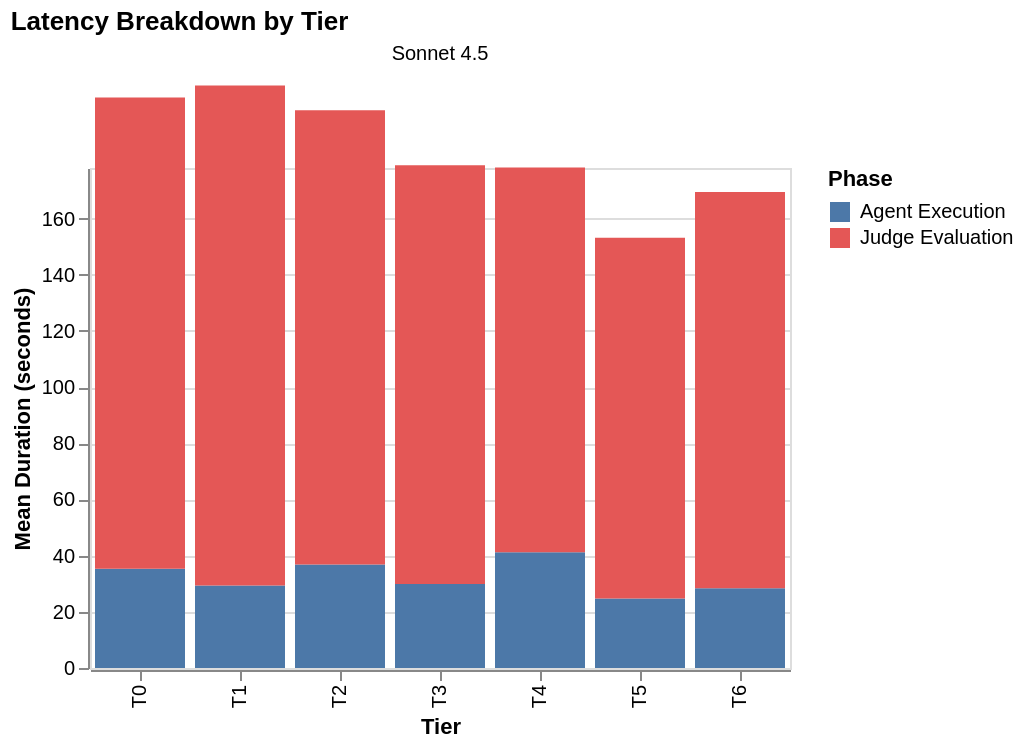

Specify this chart in Vega-Lite:
### Vega-Lite specification from a JSON file in a GitHub repository (floating-point values rounded to 4 significant figures)
{"config": {"view": {"continuousWidth": 300, "continuousHeight": 300}}, "data": {"name": "data-1f846ac9acdcc5c3d51811c7097f5f7c"}, "facet": {"column": {"field": "agent_model", "title": null, "type": "nominal"}}, "spec": {"mark": {"type": "bar"}, "encoding": {"color": {"field": "phase_label", "scale": {"domain": ["Agent Execution", "Judge Evaluation"], "range": ["#4C78A8", "#E45756"]}, "title": "Phase", "type": "nominal"}, "order": {"field": "phase", "sort": "ascending", "type": "nominal"}, "tooltip": [{"field": "tier", "title": "Tier", "type": "ordinal"}, {"field": "phase_label", "title": "Phase", "type": "nominal"}, {"field": "duration", "format": ".2f", "title": "Duration (s)", "type": "quantitative"}], "x": {"field": "tier", "sort": ["T0", "T1", "T2", "T3", "T4", "T5", "T6"], "title": "Tier", "type": "ordinal"}, "y": {"field": "duration", "scale": {"domain": [0, 178.0]}, "title": "Mean Duration (seconds)", "type": "quantitative"}}, "height": 250, "width": 350}, "title": "Latency Breakdown by Tier", "$schema": "https://vega.github.io/schema/vega-lite/v6.1.0.json", "datasets": {"data-1f846ac9acdcc5c3d51811c7097f5f7c": [{"agent_model": "Sonnet 4.5", "tier": "T0", "phase": "agent_duration_seconds", "duration": 35.34, "phase_label": "Agent Execution"}, {"agent_model": "Sonnet 4.5", "tier": "T1", "phase": "agent_duration_seconds", "duration": 29.34, "phase_label": "Agent Execution"}, {"agent_model": "Sonnet 4.5", "tier": "T2", "phase": "agent_duration_seconds", "duration": 36.84, "phase_label": "Agent Execution"}, {"agent_model": "Sonnet 4.5", "tier": "T3", "phase": "agent_duration_seconds", "duration": 29.9, "phase_label": "Agent Execution"}, {"agent_model": "Sonnet 4.5", "tier": "T4", "phase": "agent_duration_seconds", "duration": 41.17, "phase_label": "Agent Execution"}, {"agent_model": "Sonnet 4.5", "tier": "T5", "phase": "agent_duration_seconds", "duration": 24.76, "phase_label": "Agent Execution"}, {"agent_model": "Sonnet 4.5", "tier": "T6", "phase": "agent_duration_seconds", "duration": 28.36, "phase_label": "Agent Execution"}, {"agent_model": "Sonnet 4.5", "tier": "T0", "phase": "judge_duration_seconds", "duration": 167.8, "phase_label": "Judge Evaluation"}, {"agent_model": "Sonnet 4.5", "tier": "T1", "phase": "judge_duration_seconds", "duration": 178.0, "phase_label": "Judge Evaluation"}, {"agent_model": "Sonnet 4.5", "tier": "T2", "phase": "judge_duration_seconds", "duration": 161.7, "phase_label": "Judge Evaluation"}, {"agent_model": "Sonnet 4.5", "tier": "T3", "phase": "judge_duration_seconds", "duration": 149.1, "phase_label": "Judge Evaluation"}, {"agent_model": "Sonnet 4.5", "tier": "T4", "phase": "judge_duration_seconds", "duration": 137.0, "phase_label": "Judge Evaluation"}, {"agent_model": "Sonnet 4.5", "tier": "T5", "phase": "judge_duration_seconds", "duration": 128.4, "phase_label": "Judge Evaluation"}, {"agent_model": "Sonnet 4.5", "tier": "T6", "phase": "judge_duration_seconds", "duration": 141.1, "phase_label": "Judge Evaluation"}]}}
